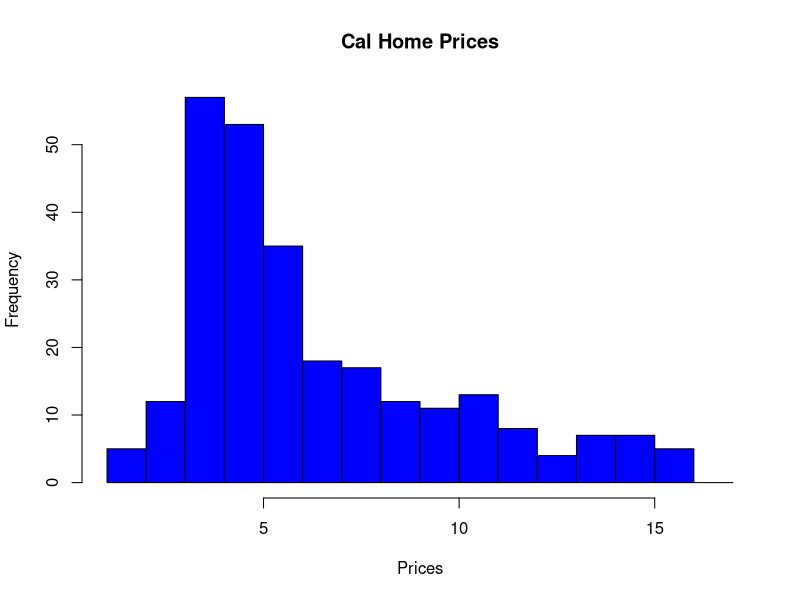

Recreate this plot in R.
Prices <- read.table("Prices.csv",header=TRUE,sep=",")
Prices <- Prices$Price
bins <- seq(117564,538272,by=25747)
Prices <- cut(Prices, bins)
table(Prices)
transform(table(Prices))
Prices <- as.numeric(Prices)
hist(Prices, breaks=seq(bins),main="Cal Home Prices",col="blue")